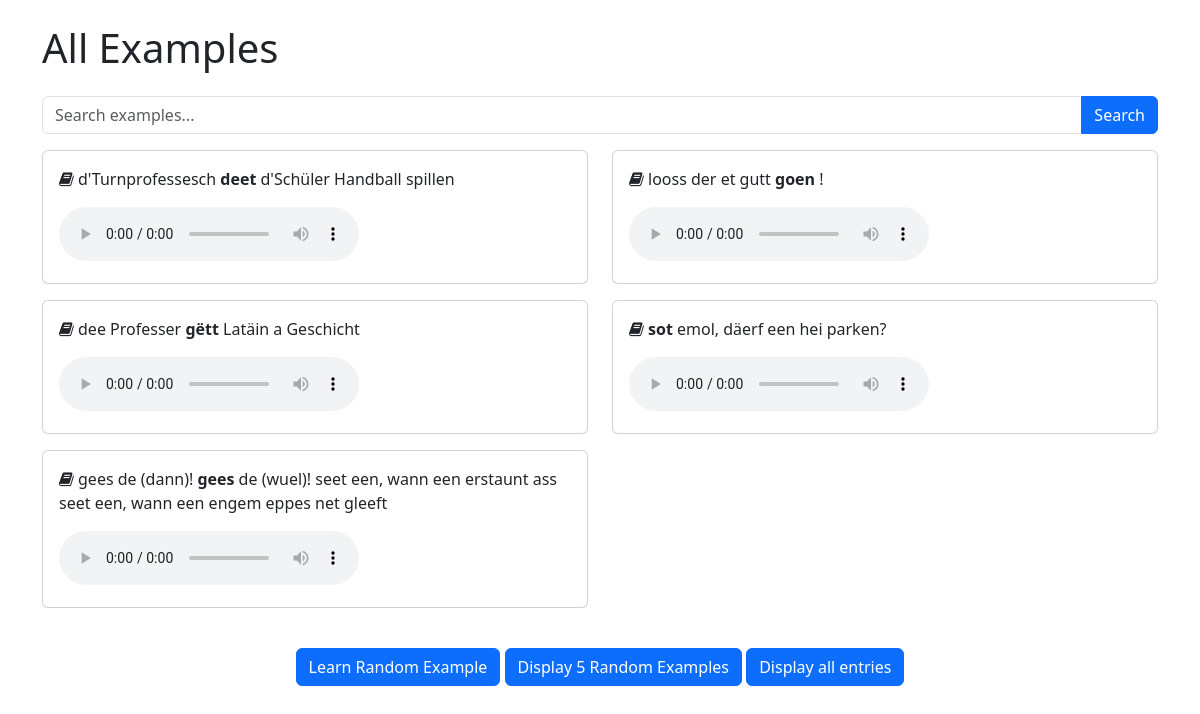
The page / on the database its author committed.
### models.py (models this page shows, shortened)
class Example(db.Model):
    id = db.Column(db.Integer, primary_key=True)
    text = db.Column(db.String, nullable=False)
    mark = db.Column(db.Integer, nullable=True)
    end = db.Column(db.Integer, nullable=True)
    audio_file = db.Column(db.String, nullable=True)
    entry_id = db.Column(db.Integer, db.ForeignKey('entry.id'), nullable=False)

### app.py (the view)
@app.route('/')
def index():
    examples = Example.query.order_by(func.random()).limit(5).all()
    return render_template('index.html', examples=examples)

### templates/index.html (shortened to what this page needs)
{% extends "base.html" %}
{% block body %}
<div class="container mt-4">
    <h1 class="mb-4">All Examples</h1>
    <form action="/search" method="post">
        <div class="input-group mb-3">
            <input type="text" class="form-control" name="query" placeholder="Search examples...">
            <button class="btn btn-primary" type="submit">Search</button>
        </div>
    </form>
    <div class="row row-cols-2">
        {% for example in examples %}
        <div class="col">
            <div class="card mb-3">
                <div class="card-body">
                    <p class="card-text">
                        <i class="fa fa-book"></i>
                        {% if example.mark is not none %}
                        {{ example.text[:example.mark] }}
                        <strong>{{ example.text[example.mark:example.end] }}</strong>
                        {{ example.text[example.end:] }}
                        {% else %}
                        {{ example.text }}
                        {% endif %}
                    </p>
                    {% if example.audio_file %}
                    <audio controls playbackRate="0.75">
                        <source src="{{ example.audio_file }}" type="audio/ogg">
                    </audio>
                    {% endif %}
                </div>
            </div>
        </div>
        {% endfor %}
    </div>
    <div class="text-center mt-4">
        <a href="{{ url_for('learn') }}" class="btn btn-primary">Learn Random Example</a>
        <a href="{{ url_for('index') }}" class="btn btn-primary">Display 5 Random Examples</a>
        <a href="{{ url_for('entries') }}" class="btn btn-primary">Display all entries</a>
    </div>
</div>
{% endblock %}

### templates/base.html (shortened to what this page needs)
<!DOCTYPE html>
<html lang="en">
<head>
    <link href="https://cdn.jsdelivr.net/npm/bootstrap@5.3.3/dist/css/bootstrap.min.css" rel="stylesheet">
    <link href="https://cdnjs.cloudflare.com/ajax/libs/font-awesome/4.7.0/css/font-awesome.min.css" rel="stylesheet">
</head>
<body>
{% block body %}
{% endblock %}
</body>
</html>

### rows shown on the page
Example: text+mark "d'Turnprofessesch", text+mark+end "deet", text+end "d'Schüler Handball spillen"
Example: text+mark "looss der et gutt", text+mark+end "goen", text+end "!"
Example: text+mark "dee Professer", text+mark+end "gëtt", text+end "Latäin a Geschicht"
Example: text+mark+end "sot", text+end "emol, däerf een hei parken?"
Example: text+mark "gees de (dann)!", text+mark+end "gees", text+end "de (wuel)! seet een, wann een erstaunt ass seet een, wann een engem eppes net gleeft"
